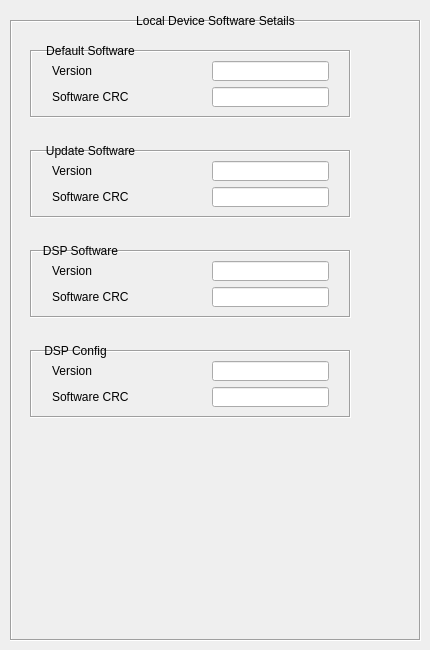
                    <widget class="QWidget" name="localDevSoftwareDetails">
                     <attribute name="title">
                      <string>Software Details</string>
                     </attribute>
                     <widget class="QFrame" name="frameLocalSoftware">
                      <property name="geometry">
                       <rect>
                        <x>10</x>
                        <y>20</y>
                        <width>411</width>
                        <height>621</height>
                       </rect>
                      </property>
                      <property name="sizePolicy">
                       <sizepolicy hsizetype="Preferred" vsizetype="Preferred">
                        <horstretch>0</horstretch>
                        <verstretch>0</verstretch>
                       </sizepolicy>
                      </property>
                      <property name="frameShape">
                       <enum>QFrame::Box</enum>
                      </property>
                      <property name="frameShadow">
                       <enum>QFrame::Sunken</enum>
                      </property>
                      <widget class="QFrame" name="frameLocalDefSoftware">
                       <property name="geometry">
                        <rect>
                         <x>20</x>
                         <y>30</y>
                         <width>321</width>
                         <height>68</height>
                        </rect>
                       </property>
                       <property name="sizePolicy">
                        <sizepolicy hsizetype="Preferred" vsizetype="Preferred">
                         <horstretch>0</horstretch>
                         <verstretch>0</verstretch>
                        </sizepolicy>
                       </property>
                       <property name="autoFillBackground">
                        <bool>false</bool>
                       </property>
                       <property name="frameShape">
                        <enum>QFrame::Box</enum>
                       </property>
                       <property name="frameShadow">
                        <enum>QFrame::Sunken</enum>
                       </property>
                       <property name="lineWidth">
                        <number>1</number>
                       </property>
                       <layout class="QGridLayout" name="gridLayout_20">
                        <property name="leftMargin">
                         <number>20</number>
                        </property>
                        <property name="rightMargin">
                         <number>20</number>
                        </property>
                        <property name="horizontalSpacing">
                         <number>80</number>
                        </property>
                        <item row="0" column="0">
                         <widget class="QLabel" name="labelLocalDefSoftVersion">
                          <property name="text">
                           <string>Version</string>
                          </property>
                         </widget>
                        </item>
                        <item row="0" column="1">
                         <widget class="QLineEdit" name="lineEditLocalDefSoftVersion"/>
                        </item>
                        <item row="1" column="0">
                         <widget class="QLabel" name="labelLocalDefSoftCrc">
                          <property name="text">
                           <string>Software CRC </string>
                          </property>
                         </widget>
                        </item>
                        <item row="1" column="1">
                         <widget class="QLineEdit" name="lineEditLocalDefSoftCrc"/>
                        </item>
                       </layout>
                      </widget>
                      <widget class="QLabel" name="labelLocalDefaultSoftware">
                       <property name="geometry">
                        <rect>
                         <x>30</x>
                         <y>20</y>
                         <width>101</width>
                         <height>21</height>
                        </rect>
                       </property>
                       <property name="text">
                        <string>Default Software</string>
                       </property>
                       <property name="scaledContents">
                        <bool>false</bool>
                       </property>
                       <property name="alignment">
                        <set>Qt::AlignCenter</set>
                       </property>
                      </widget>
                      <widget class="QFrame" name="frameLocalUpdSoftware">
                       <property name="geometry">
                        <rect>
                         <x>20</x>
                         <y>130</y>
                         <width>321</width>
                         <height>68</height>
                        </rect>
                       </property>
                       <property name="sizePolicy">
                        <sizepolicy hsizetype="Preferred" vsizetype="Preferred">
                         <horstretch>0</horstretch>
                         <verstretch>0</verstretch>
                        </sizepolicy>
                       </property>
                       <property name="autoFillBackground">
                        <bool>false</bool>
                       </property>
                       <property name="frameShape">
                        <enum>QFrame::Box</enum>
                       </property>
                       <property name="frameShadow">
                        <enum>QFrame::Sunken</enum>
                       </property>
                       <property name="lineWidth">
                        <number>1</number>
                       </property>
                       <layout class="QGridLayout" name="gridLayout_21">
                        <property name="leftMargin">
                         <number>20</number>
                        </property>
                        <property name="rightMargin">
                         <number>20</number>
                        </property>
                        <property name="horizontalSpacing">
                         <number>80</number>
                        </property>
                        <item row="0" column="0">
                         <widget class="QLabel" name="labelLocalUpdSoftVersion">
                          <property name="text">
                           <string>Version</string>
                          </property>
                         </widget>
                        </item>
                        <item row="0" column="1">
                         <widget class="QLineEdit" name="lineEditLocalUpdSoftVersion"/>
                        </item>
                        <item row="1" column="0">
                         <widget class="QLabel" name="labelLocalUpdSoftCrc">
                          <property name="text">
                           <string>Software CRC </string>
                          </property>
                         </widget>
                        </item>
                        <item row="1" column="1">
                         <widget class="QLineEdit" name="lineEditLocalUpdSoftCrc"/>
                        </item>
                       </layout>
                      </widget>
                      <widget class="QLabel" name="labelLocalUpdateSoftware">
                       <property name="geometry">
                        <rect>
                         <x>30</x>
                         <y>120</y>
                         <width>101</width>
                         <height>21</height>
                        </rect>
                       </property>
                       <property name="text">
                        <string>Update Software</string>
                       </property>
                       <property name="scaledContents">
                        <bool>false</bool>
                       </property>
                       <property name="alignment">
                        <set>Qt::AlignCenter</set>
                       </property>
                      </widget>
                      <widget class="QFrame" name="frameLocalDspSoftware">
                       <property name="geometry">
                        <rect>
                         <x>20</x>
                         <y>230</y>
                         <width>321</width>
                         <height>68</height>
                        </rect>
                       </property>
                       <property name="sizePolicy">
                        <sizepolicy hsizetype="Preferred" vsizetype="Preferred">
                         <horstretch>0</horstretch>
                         <verstretch>0</verstretch>
                        </sizepolicy>
                       </property>
                       <property name="autoFillBackground">
                        <bool>false</bool>
                       </property>
                       <property name="frameShape">
                        <enum>QFrame::Box</enum>
                       </property>
                       <property name="frameShadow">
                        <enum>QFrame::Sunken</enum>
                       </property>
                       <property name="lineWidth">
                        <number>1</number>
                       </property>
                       <layout class="QGridLayout" name="gridLayout_22">
                        <property name="leftMargin">
                         <number>20</number>
                        </property>
                        <property name="rightMargin">
                         <number>20</number>
                        </property>
                        <property name="horizontalSpacing">
                         <number>80</number>
                        </property>
                        <item row="0" column="0">
                         <widget class="QLabel" name="labelLocalDspSoftVersion">
                          <property name="text">
                           <string>Version</string>
                          </property>
                         </widget>
                        </item>
                        <item row="0" column="1">
                         <widget class="QLineEdit" name="lineEditLocalDspSoftVersion"/>
                        </item>
                        <item row="1" column="0">
                         <widget class="QLabel" name="labelLocalDspSoftCrc">
                          <property name="text">
                           <string>Software CRC </string>
                          </property>
                         </widget>
                        </item>
                        <item row="1" column="1">
                         <widget class="QLineEdit" name="lineEditLocalDspSoftCrc"/>
                        </item>
                       </layout>
                      </widget>
                      <widget class="QLabel" name="labelLocalDspSoftware">
                       <property name="geometry">
                        <rect>
                         <x>30</x>
                         <y>220</y>
                         <width>81</width>
                         <height>21</height>
                        </rect>
                       </property>
                       <property name="text">
                        <string>DSP Software</string>
                       </property>
                       <property name="scaledContents">
                        <bool>false</bool>
                       </property>
                       <property name="alignment">
                        <set>Qt::AlignCenter</set>
                       </property>
                      </widget>
                      <widget class="QFrame" name="frameLocalDspConfig">
                       <property name="geometry">
                        <rect>
                         <x>20</x>
                         <y>330</y>
                         <width>321</width>
                         <height>68</height>
                        </rect>
                       </property>
                       <property name="sizePolicy">
                        <sizepolicy hsizetype="Preferred" vsizetype="Preferred">
                         <horstretch>0</horstretch>
                         <verstretch>0</verstretch>
                        </sizepolicy>
                       </property>
                       <property name="autoFillBackground">
                        <bool>false</bool>
                       </property>
                       <property name="frameShape">
                        <enum>QFrame::Box</enum>
                       </property>
                       <property name="frameShadow">
                        <enum>QFrame::Sunken</enum>
                       </property>
                       <property name="lineWidth">
                        <number>1</number>
                       </property>
                       <layout class="QGridLayout" name="gridLayout_23">
                        <property name="leftMargin">
                         <number>20</number>
                        </property>
                        <property name="rightMargin">
                         <number>20</number>
                        </property>
                        <property name="horizontalSpacing">
                         <number>80</number>
                        </property>
                        <item row="0" column="0">
                         <widget class="QLabel" name="labelLocalDspConfVersion">
                          <property name="text">
                           <string>Version</string>
                          </property>
                         </widget>
                        </item>
                        <item row="0" column="1">
                         <widget class="QLineEdit" name="lineEditLocalDspConfVersion"/>
                        </item>
                        <item row="1" column="0">
                         <widget class="QLabel" name="labelLocalDspConfCrc">
                          <property name="text">
                           <string>Software CRC </string>
                          </property>
                         </widget>
                        </item>
                        <item row="1" column="1">
                         <widget class="QLineEdit" name="lineEditLocalDspConfCrc"/>
                        </item>
                       </layout>
                      </widget>
                      <widget class="QLabel" name="labelLocalDspConfig">
                       <property name="geometry">
                        <rect>
                         <x>30</x>
                         <y>320</y>
                         <width>71</width>
                         <height>21</height>
                        </rect>
                       </property>
                       <property name="text">
                        <string>DSP Config</string>
                       </property>
                       <property name="scaledContents">
                        <bool>false</bool>
                       </property>
                       <property name="alignment">
                        <set>Qt::AlignCenter</set>
                       </property>
                      </widget>
                     </widget>
                     <widget class="QLabel" name="labelLocalDevSoftwareDetails">
                      <property name="geometry">
                       <rect>
                        <x>120</x>
                        <y>10</y>
                        <width>191</width>
                        <height>21</height>
                       </rect>
                      </property>
                      <property name="text">
                       <string>Local Device Software Setails</string>
                      </property>
                      <property name="scaledContents">
                       <bool>false</bool>
                      </property>
                      <property name="alignment">
                       <set>Qt::AlignCenter</set>
                      </property>
                     </widget>
                    </widget>
